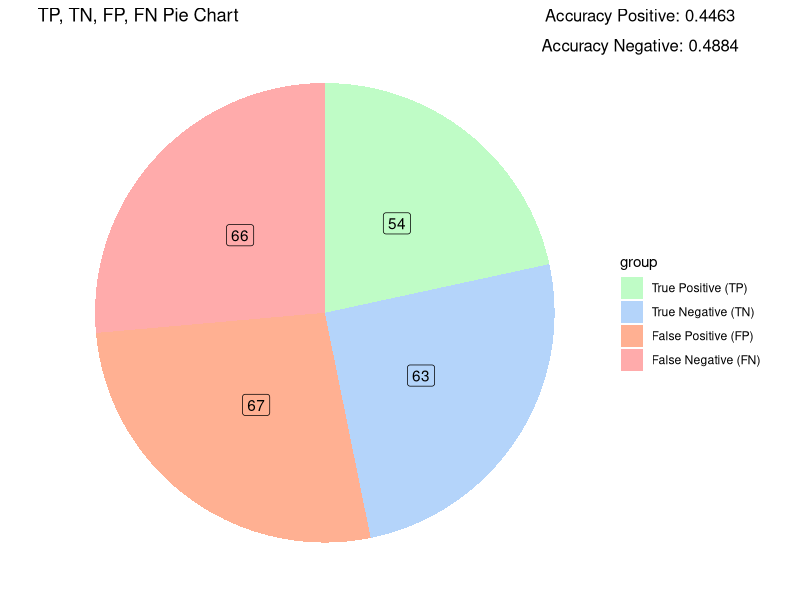

This figure's R source:
## ---- chunk 1
library('tidyverse')
library('ggrepel')
library('grid')
library("cowplot")

## ---- chunk 2

Accuracy_Label_Table <- function (Labels, Guesses) {
  Value_P <- function(Label, Guess){
  bin <- as.integer( #Returns int equivalent of binary value Label,Guess
    strtoi(
      paste0(Label * 10 + Guess), 
      base = 2
      )
    )
  
    arr <- c("TN", #Label = 0, Guess = 0
             "FP", #Label = 0, Guess = 1
             "FN", #Label = 1, Guess = 0
             "TP" #Label = 1, Guess = 1
             )
    return(arr[bin+1])
  
  
  }
  
  result <- map2(.x = Labels, .y = Guesses,.f = Value_P) %>% unlist()
  result
  
  TN_Count <- result[result == "TN"] %>% length()
  FP_Count <- result[result == "FP"] %>% length()
  FN_Count <- result[result == "FN"] %>% length()
  TP_Count <- result[result == "TP"] %>% length()
  
  
  group = c("True Negative (TN)", #Label = 0, Guess = 0
             "False Positive (FP)", #Label = 0, Guess = 1
             "False Negative (FN)", #Label = 1, Guess = 0
             "True Positive (TP)" #Label = 1, Guess = 1
             )
  value = c(TN_Count,
            FP_Count,
            FN_Count,
            TP_Count)
  
  data.frame(group = group,
             value = value)
}
#Accuracy_tb


FP_Pie_Chart <- function(Labels, Guesses) {
  a_table <- Accuracy_Label_Table(Labels = Labels,
                     Guesses = Guesses)

  N_Acc <- round(a_table[1,2] / (a_table[1,2] + a_table[3,2]), digits = 4)
  P_Acc <- round(a_table[4,2] / (a_table[4,2] + a_table[2,2]), digits = 4)
  
  plt <- a_table %>%
    ggplot(aes(x = "", y = value, fill = group)) +
    geom_col() + 
    geom_label(aes(label = value),
               position = position_stack(vjust = 0.5),
               show.legend = FALSE) +
    coord_polar(theta = "y") +
    scale_fill_manual(values = c("#FFABAB", "#FFB092",
                                 "#b4d4fa", "#BFFCC6"),
                      guide = guide_legend(reverse = TRUE)) + 
    ggtitle("TP, TN, FP, FN Pie Chart") +
    theme_void()
  
  plt <- ggdraw(plt)
  
  plt <- plt +
    annotation_custom(grob = textGrob(paste0("Accuracy Positive: ",P_Acc)),  xmin = 1 - .2, xmax = 1 - .2, ymin = 1 - .025, ymax = 1- .025) +
    annotation_custom(grob = textGrob(paste0("Accuracy Negative: ",N_Acc)),  xmin = 1 - .2, xmax = 1 - .2, ymin = 1 - .025 - .05, ymax = 1- .025 - .05)
  plt
}



## ---- chunk 3

Labels =  sample(0:1,250,replace=TRUE)
Guesses = sample(0:1,250,replace=TRUE)



Accuracy_Label_Table(Labels = Labels,
                     Guesses = Guesses)


FP_Pie_Chart(Labels =  Labels,
             Guesses = Guesses)






